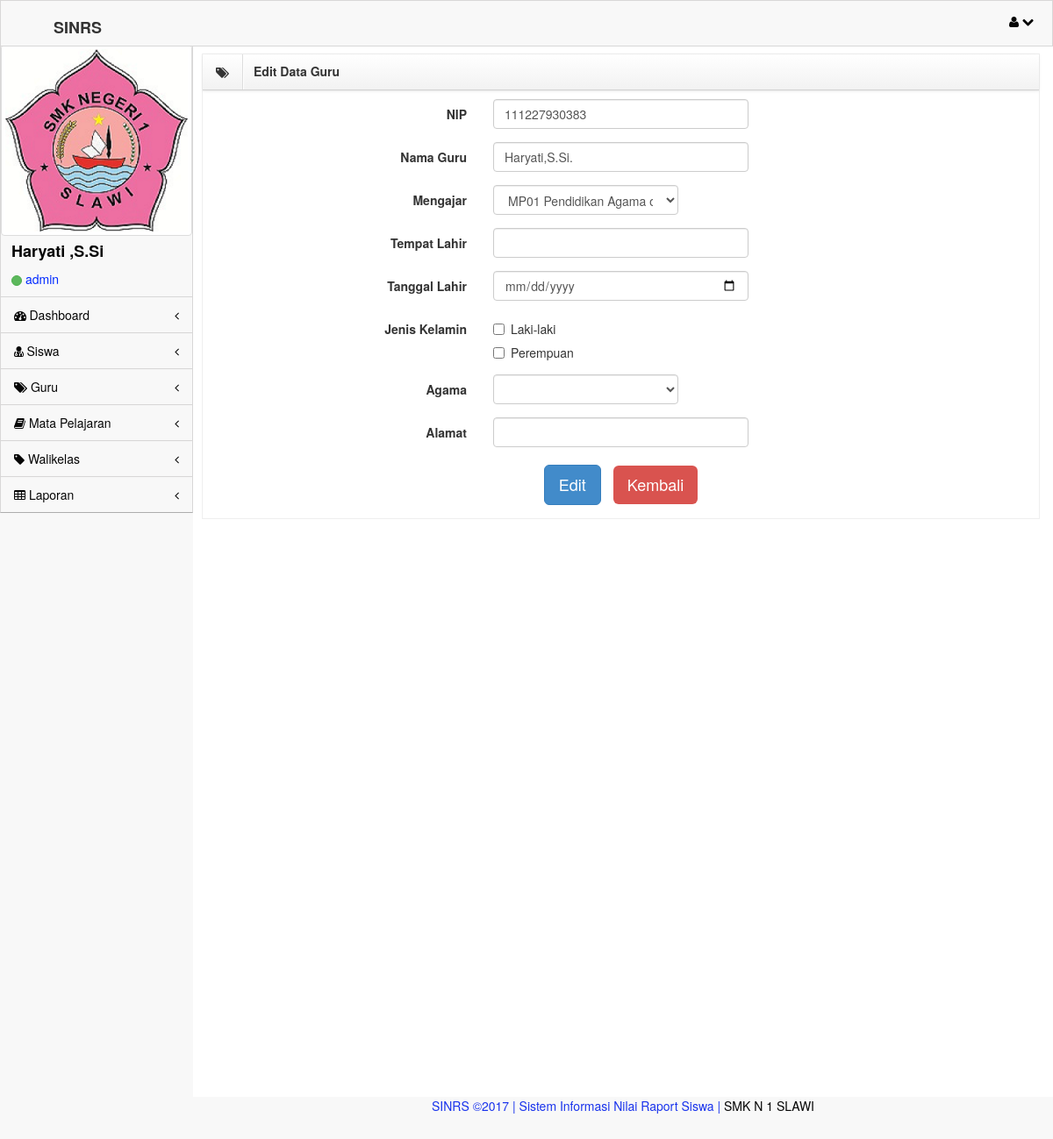
The page /admin/formeditguru.php?id_guru=1 (signed in) on the database its author committed.
### tables this page shows
CREATE TABLE IF NOT EXISTS `user` (
  `id` int(11) NOT NULL AUTO_INCREMENT,
  `id_guru` varchar(20) NOT NULL,
  `nama_lengkap` varchar(50) NOT NULL,
  `username` varchar(20) NOT NULL,
  `password` text NOT NULL,
  `hak_akses` varchar(20) NOT NULL,
  `kd_mapel` varchar(20) NOT NULL,
  PRIMARY KEY (`id`)
);

CREATE TABLE IF NOT EXISTS `guru` (
  `id_guru` int(11) NOT NULL AUTO_INCREMENT,
  `nip` varchar(30) NOT NULL,
  `nama` varchar(30) NOT NULL,
  `tempat_lhr` varchar(20) NOT NULL,
  `tanggal_lhr` date NOT NULL,
  `jk` varchar(15) NOT NULL,
  `agama` varchar(20) NOT NULL,
  `alamat` text NOT NULL,
  `kd_mapel` varchar(20) NOT NULL,
  PRIMARY KEY (`id_guru`)
);

### admin/formeditguru.php (the view, shortened to what this page needs)
  <!DOCTYPE html>
 <html lang="en">
<head>
    <link rel="stylesheet" href="assets/plugins/bootstrap/css/bootstrap.css" />
    <link rel="stylesheet" href="assets/css/main.css" />
    <link rel="stylesheet" href="assets/css/theme.css" />
    <link rel="stylesheet" href="assets/css/MoneAdmin.css" />
    <link rel="stylesheet" href="assets/plugins/Font-Awesome/css/font-awesome.css" />
    <link rel="stylesheet" href="assets/plugins/validationengine/css/validationEngine.jquery.css" />
       <link rel="stylesheet" href="assets/plugins/validationengine/css/validationEngine.jquery.css" />
</head>
<body class="padTop53 " >
    <?php
    if($_SESSION['admin'])
    {
        ?>
<?php
$id_guru =$_GET['id_guru'];
$query=mysql_query("SELECT * FROM `guru` WHERE id_guru='$id_guru'");
?>
    <div id="wrap" >
        <div id="top">
            <nav class="navbar navbar-inverse navbar-fixed-top " style="padding-top: 10px;">
                <header class="navbar-header">
                <h4><b>SINRS</b></h4>
                </header>
                <ul class="nav navbar-top-links navbar-right">
                    <li class="dropdown">
                        <a class="dropdown-toggle" data-toggle="dropdown" href="#">
                             <i class="icon-user "></i> <i class="icon-chevron-down "></i>
                        </a>
                    </li>
                </ul>
            </nav>
        </div>
<?php
include"menu.php";
?>
        <div id="content">
                <div class="inner">
                          <div class="row">
                        <div class="col-lg-12">
                            <div class="box">
                                <header>
                                    <div class="icons"><i class="icon-tags"></i></div>
                                    <h5>Edit Data Guru</h5>
                                </header>
                                <div id="collapseOne" class="accordion-body collapse in body">
								<form action="editguru.php" class="form-horizontal" method="post">
									<?php
									while($data=mysql_fetch_array($query))
								{
								?>
                                        <div class="form-group">
                                            <label class="control-label col-lg-4">NIP</label>
                                            <div class="col-lg-4">
                                                <input type="text" id="nip" name="nip" value="<?php echo $data['nip'];?>" class="form-control" />
                                            </div>
                                        </div>
                                        <div class="form-group">
                                            <label class="control-label col-lg-4">Nama Guru</label>
                                            <div class="col-lg-4">
                                                <input type="text" id="nama" name="nama" value="<?php echo $data['nama'];?>" class="form-control" />
                                            </div>
                                        </div>
                                         <div class="form-group">
                                            <label class="control-label col-md-4">Mengajar</label>
                                             <div class="col-md-3">
                                            <select class="form-control" name="kd_mapel" id="kd_mapel">
                                                <?php
                                                $a="SELECT * FROM mapel";
                                                $sql=mysql_query($a);
                                                while($data=mysql_fetch_array($sql)){
                                                ?>
                                                    <option value="<?php echo $data['kd_mapel']?>"><?php echo $data['kd_mapel']?> <?php echo $data['mapel']?> </option>
                                                    <?php } ?>
                                            </select>
                                        </div>
                                        </div>
                                        <div class="form-group">
                                            <label class="control-label col-lg-4">Tempat Lahir</label>
                                            <div class="col-lg-4">
                                                <input type="text" id="tempat_lhr" name="tempat_lhr" value="<?php echo $data['tempat_lhr'];?>" class="form-control" />
                                            </div>
                                        </div>
                                        <div class="form-group">
                                            <label class="control-label col-lg-4">Tanggal Lahir</label>
                                            <div class="col-lg-4">
                                                <input type="date" id="tanggal_lhr" name="tanggal_lhr" value="<?php echo $data['tanggal_lhr'];?>" class="form-control" />
                                            </div>
                                        </div>
								<div class="form-group">
                                    <label class="control-label col-md-4">Jenis Kelamin</label>
                                    <div class="col-md-8">
                                        <div class="checkbox">
                                            <label>
                                                <input class="uniform" type="checkbox" name="jk" id="jk" value="Laki-laki"/> Laki-laki
                                            </label>
                                        </div>
                                        <div class="checkbox">
                                            <label>
                                                <input class="uniform" type="checkbox" name="jk" id="jk" value="Perempuan"/> Perempuan
                                            </label>
                                        </div>
                                    </div>
                                </div>
                                <div class="form-group">
                                            <label class="control-label col-md-4">Agama</label>
                                             <div class="col-md-3">
                                            <select class="form-control" name="agama" id="agama">
                                                <option></option>
                                                <option>Islam</option>
                                            </select>
                                        </div>
                                        </div>
										<div class="form-group">
                                            <label class="control-label col-lg-4">Alamat</label>
                                            <div class="col-lg-4">
                                                 <input type="text" id="alamat" name="alamat" value="<?php echo $data['alamat'];?>" class="form-control"/>
                                            </div>
                                        </div>
                                        <div class="form-actions no-margin-bottom" style="text-align:center;">
                                            <input type="submit" value="Edit" class="btn btn-primary btn-lg " />
                                            <a href=\"javascript:history.back()\"></a> <input type="submit" value="Kembali" class="btn btn-danger btn-lg btn-flat"  />
                                           </div>
										<?php } ?>
                                    </form>
                                </div>
                            </div>
                        </div>
                    </div>
    </div>
 <?php include('footer.php') ?>
  <?php
     }
 else{
    echo"<script>window.alert('Maaf Anda Harus Login Dulu !!!')
    window.location='../index.php'</script>";
}
?>

### admin/menu.php (shortened to what this page needs)
       <div id="left" >
            <div class="media user-media well-small">
                    <img class="media-object img-thumbnail user-img" alt="User Picture" src="assets/img/smean.PNG" />
             <div class="media-body">
                <?php
                  if(@$_SESSION['admin']) {
                    $userlogin=@$_SESSION['admin'];
                   }else if(@$_SESSION['guru']){
                    $userlogin=@$_SESSION['guru'];
                    }else if(@$_SESSION['walikelas']) {
                    $userlogin=@$_SESSION['walikelas'];
                }
                $sql=mysql_query("SELECT * FROM `user` WHERE id='$userlogin'") or die(mysql_error());
                $cek   =mysql_fetch_array($sql);
                ?>
                    <h5 class="media-heading"><?php echo $cek['nama_lengkap'];?> </h5>
                    <ul class="list-unstyled user-info">
                        <li>
                             <a class="btn btn-success btn-xs btn-circle" style="width: 10px;height: 12px;"></a> <?php echo $cek['hak_akses'];?>
                        </li>
                    </ul>
                </div>
                <br />
            </div>
            <ul id="menu" class="collapse">
                <li class="panel ">
                    <a href="index.php" data-parent="#menu" data-toggle="collapse" class="accordion-toggle" data-target="#component-nav">
                        <i class=" icon-dashboard"> </i> Dashboard
                        <span class="pull-right">
                          <i class="icon-angle-left"></i>
                        </span>
                    </a>
                </li>
                <li class="panel ">
                    <a href="siswa.php" data-parent="#menu" data-toggle="collapse" class="accordion-toggle" data-target="#DDL-nav">
                        <i class=" icon-user-md"> </i> Siswa
                        <span class="pull-right">
                          <i class="icon-angle-left"></i>
                        </span>
                    </a>
                </li>
                <li class="panel ">
                    <a href="guru.php" data-parent="#menu" data-toggle="collapse" class="accordion-toggle collapsed" data-target="#form-nav">
                        <i class="icon-tags"></i> Guru
                        <span class="pull-right">
                            <i class="icon-angle-left"></i>
                        </span>
                    </a>
                </li>
                <li class="panel">
                    <a href="mapel.php" data-parent="#menu" data-toggle="collapse" class="accordion-toggle" data-target="#chart-nav">
                        <i class="icon-book"></i> Mata Pelajaran
                        <span class="pull-right">
                            <i class="icon-angle-left"></i>
                        </span>
                    </a>
                </li>
                <li class="panel">
                    <a href="walas.php" data-parent="#menu" data-toggle="collapse" class="accordion-toggle" data-target="#DDL-nav">
                        <i class=" icon-tag"></i> Walikelas
                        <span class="pull-right">
                            <i class="icon-angle-left"></i>
                        </span>
                    </a>
                </li>
                <li class="panel">
                     <a href="#" data-parent="#menu" data-toggle="collapse" class="accordion-toggle" data-target="#component-nav">
                        <i class=" icon-table"></i> Laporan
                        <span class="pull-right">
                            <i class="icon-angle-left"></i>
                        </span>
                    </a>
                </li>
            </ul>
</div>

### assets/css/MoneAdmin.css (style rules this page uses)
body { background-color: #f8f8f8; }
.navbar-top-links li { display: inline-block; }
.navbar-top-links li:last-child { margin-right: 15px; }
.navbar-top-links li a { padding: 15px; border:1px solid #f8f8f8; padding:2px 5px 2px 5px; background-color:#f8f8f8; }
.btn-circle { width: 30px; height: 30px; padding: 6px 0; border-radius: 15px; text-align: center; font-size: 12px; line-height: 1.428571429; }

### rows shown on the page
user: nama_lengkap "Haryati ,S.Si", hak_akses "admin"
guru: nip "111227930383", nama "Haryati,S.Si."

### other values the page prints
form field kd_mapel "MP01 Pendidikan Agama dan BP"
